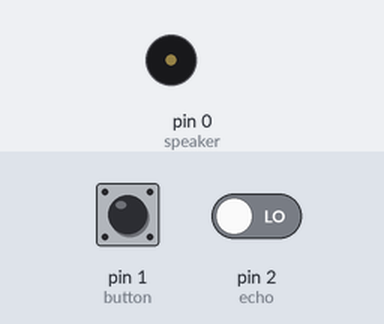
Simulated run of this sketch. Board: Arduino Uno, built with avr-gcc and run on an emulated ATmega328P. Parts: buzzer (waves = sounding). The inputs (shaded band) are chosen by the test bench; at power-on: pin 1 (button) LOW, pin 2 (echo) LOW.

Above: at 1.2 s.
1.3 s: pin 1 (button) pulled HIGH for 3.2 s
At 2.58 s:
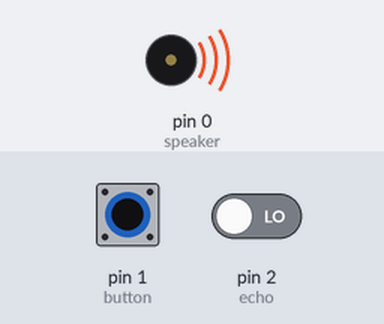
Timing chart, 0 to 9.2 s (numbered marks = the images above; inputs shaded):
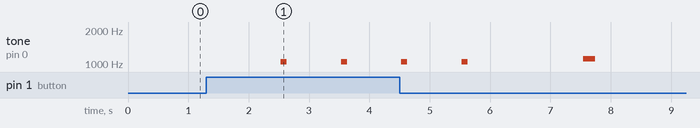

Measured:
- after the input at 1.3 s, tone on pin 0 (speaker): plays 1047 Hz for 0.10 s, 1047 Hz for 0.10 s, 1047 Hz for 0.10 s, 1047 Hz for 0.10 s, 1109 Hz for 0.20 s, starting after 1.2 s

The sketch:

final_Software.ino
```cpp
// (licence header left out)
//Pins and Variables
int trigger = 4;
int echo    = 2;
int speaker = 0;
int button  = 1;

long alarmDistance = 0;

void setup() {
  // Pin Modes
  pinMode(trigger, OUTPUT);
  pinMode(echo, INPUT);
  pinMode(button, INPUT);
}

void loop(){
  // get current distance from distance sensor and save it as a variable
  long currentDistance = getDistance();
  // If distance sensor isn't working
  //  if(currentDistance >= 500 || currentDistance <= 0){
  //    // play a low tone
  //    tone(speaker, 69);
  //    delay(100);
  //    noTone(speaker);
  //    delay(500);
  //  }

  // if button is pressed
  if(digitalRead(button) == HIGH){
    // go to the set distance sequence
    setDistance();
  }

  // check distance
  if((currentDistance >= alarmDistance + 10) && (alarmDistance != 0)){
    //play alarm if distance is further then set. (+10 to be a bit forgiving to the sensor)
     tone(speaker, 4186);
     delay(500);
     tone(speaker, 2093);
  }else{
    noTone(speaker);
  }


  delay(500);
}

// measure the distance from the distance sensor
long getDistance(){
  digitalWrite(trigger, LOW);
  delay(5);
  digitalWrite(trigger, HIGH);
  delay(10);
  digitalWrite(trigger, LOW);
  long duration = pulseIn(echo, HIGH);
  long distance = (duration/2) * 0.03432;
}

// set the distance to be compared
void setDistance(){
  if(alarmDistance == 0){
    tone(speaker, 1047);
    delay(100);
    noTone(speaker);
    delay(900);
    tone(speaker, 1047);
    delay(100);
    noTone(speaker);
    delay(900);
    tone(speaker, 1047);
    delay(100);
    noTone(speaker);
    delay(900);
    tone(speaker, 1047);
    delay(100);
    noTone(speaker);
    delay(900);
    alarmDistance = getDistance();
    tone(speaker, 1109);
    delay(200);
    noTone(speaker);
  }else{
   alarmDistance = 0;
  }
}
```
